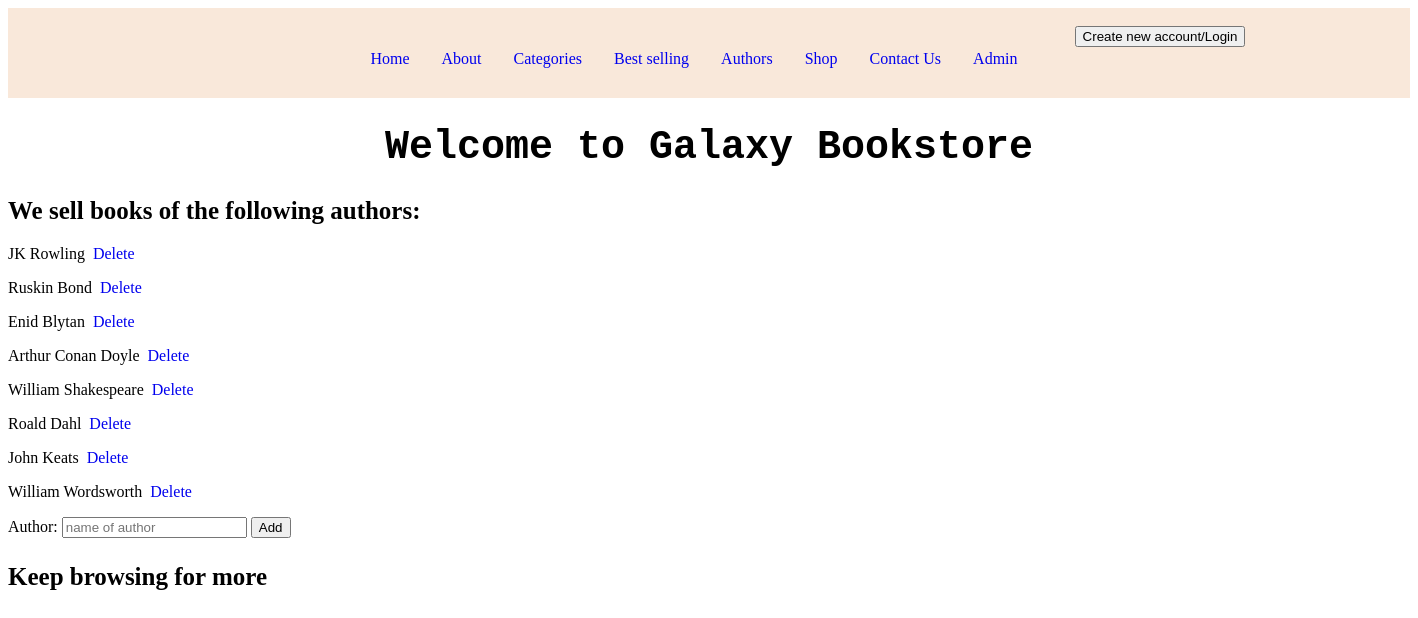
The page /author on the database its author committed.
### store/models.py (models this page shows)
class author(models.Model):
    name=models.CharField(max_length=50)
    class Meta:
        db_table="author"

### store/views.py (the view)
# urls.py: path('author',views.authors),
def authors(request):
    a=author.objects.all()
    return render(request,'author.html',{'t':a})

### store/templates/author.html (shortened to what this page needs)
{% load static %}
<html>
    <body>
        <div id="head">
            <br>
            <div class="right">
                <center><a href="login"><button>Create new account/Login</button></a></center>
            </div>
            <div class="left">
                <center>
                    <table>
                        <tr>
                            <td><center><a href="home">Home &nbsp;&nbsp;&nbsp;&nbsp;&nbsp;&nbsp;</a></center></td>
                            <td><center><a href="about">About &nbsp;&nbsp;&nbsp;&nbsp;&nbsp;&nbsp;</a></center></td>
                            <td><center><a href="categories">Categories &nbsp;&nbsp;&nbsp;&nbsp;&nbsp;&nbsp;</a></center></td>
                            <td><center><a href="best">Best selling &nbsp;&nbsp;&nbsp;&nbsp;&nbsp;&nbsp;</a></center></td>
                            <td><center><a href="author">Authors &nbsp;&nbsp;&nbsp;&nbsp;&nbsp;&nbsp;</a></center></td>
                            <td><center><a href="shop">Shop &nbsp;&nbsp;&nbsp;&nbsp;&nbsp;&nbsp;</a></center></td>
                            <td><center><a href="contact">Contact Us &nbsp;&nbsp;&nbsp;&nbsp;&nbsp;&nbsp;</a></center></td>
                            <td><center><a href="admin">Admin &nbsp;&nbsp;&nbsp;&nbsp;&nbsp;&nbsp;</a></center></td>
                        </tr>
                    </table>
                </center>
            </div>
        </div>
        <center><h1 style="font-family: 'Courier New', Courier, monospace; color: black; font-size:40;"><b>Welcome to Galaxy Bookstore</b></h1></center>
        <h2 style="font-family: 'Times New Roman', Times, serif; font-size: 25; color: black;">We sell books of the following authors:<br></h2>
        <div class="margin">
            {% for i in t%}
                <p>{{i.name}}&nbsp;&nbsp;<a href="delet/{{i.id}}">Delete</a></p>
            {% endfor %}
        </div>
        <form action="au">
            <label>Author: </label><input type="text" placeholder="name of author" name="name">
            <button>Add</button>
        </form>
        <p style="font-size: 25;"><b>Keep browsing for more</b></p>
    </body>
</html>

### store/templates/author.html (style rules this page uses)
#head { width:auto; height:90px; background-color: rgb(249, 232, 218); }
.right { width: 500px; background-color: rgb(249, 232, 218); float:right; }
.left { width: 1400px; background-color: rgb(249, 232, 218); float:left; }
a { text-decoration: none; }
.margin { left: 40px; }

### rows shown on the page
author: name "JK Rowling"
author: name "Ruskin Bond"
author: name "Enid Blytan"
author: name "Arthur Conan Doyle"
author: name "William Shakespeare"
author: name "Roald Dahl"
author: name "John Keats"
author: name "William Wordsworth"
